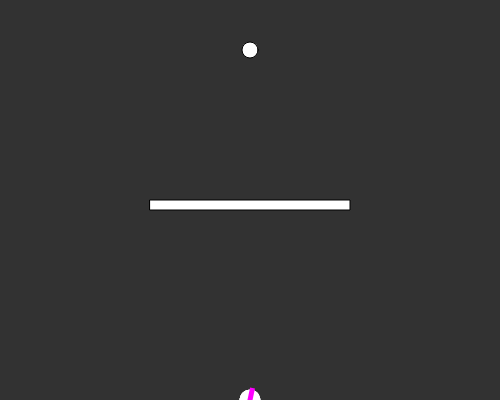
Frame 1 (no input)
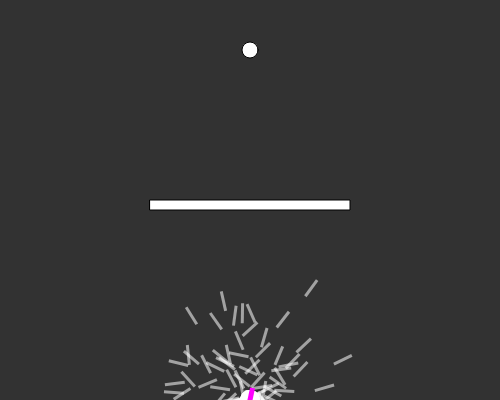
Frame 60 (no input)
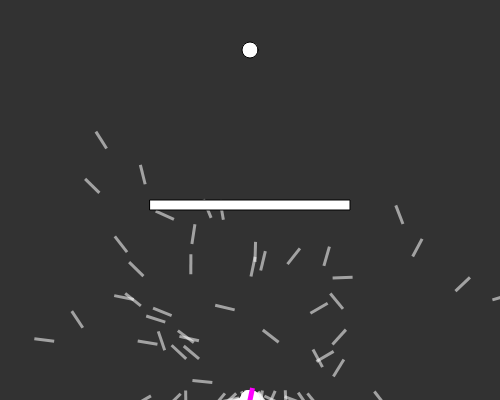
Frame 120 (the mouse pressed at the canvas centre since frame 60)

The p5.js sketch that drew these frames (run headless with seeded random() and noise() and a simulated clock; from frame 60 on, the mouse is pressed at the canvas centre):

// p5.js sketch
// ── sketch.js
var population;
var lifespan = 250;
var lifeP;
var count = 0;
var target;
var maxForce = 0.2;
var bestDNA;
var bestRocket;
var bestTime = Infinity;

var rx = 150;
var ry = 200;
var rw = 200;
var rh = 10;

function setup() {
	createCanvas(500, 400);
	population = new Population();
	lifeP = createP();
	target  = createVector(width/2, 50);
	bestDNA = new DNA();
	bestRocket = new Rocket(bestDNA);
}

function draw() {
	background(50);
	population.run();
	
	bestRocket.update();
	bestRocket.showHighlighted();

	lifeP.html("Best Time: " + bestTime);
	count++;

	if(count == lifespan){
		count = 0;
		//population = new Population();
		population.evaluate();
		population.selection();
		bestRocket = new Rocket(bestDNA);
	}

	fill(255);
	rect(rx,ry,rw,rh);

	ellipse(target.x, target.y, 16)
}


function Population(){
	this.rockets = [];
	this.popsize = 200;
	this.matingpool = [];

	for(var i = 0; i < this.popsize; i++){
		this.rockets[i] = new Rocket();
	}

	this.run = function(){
		for(var i = 0; i < this.popsize; i++){
			this.rockets[i].update();
			this.rockets[i].show();
		}
	}

	this.evaluate = function(){
		var maxfit = 0;
		for(var i = 0; i < this.popsize; i++){
			this.rockets[i].calcFitness();
			if(this.rockets[i].fitness > maxfit){
				maxfit = this.rockets[i].fitness;
				bestDNA = this.rockets[i].dna;
			}
		}
		createP(maxfit);

		for(var i = 0; i < this.popsize; i++){
			this.rockets[i].fitness /= maxfit;
		}

		this.matingpool = [];
		for(var i = 0; i < this.popsize; i++){
			var n = this.rockets[i].fitness * 100;
			for(var j = 0; j < n; j++)
				this.matingpool.push(this.rockets[i]);
		}

	}

	this.selection = function(){
		var newRockets = [];

		for(var i = 0; i < this.rockets.length; i++){
			var parentA = random(this.matingpool).dna;
			var parentB = random(this.matingpool).dna;
			var child = parentA.crossover(parentB);
			child.mutation();
			newRockets[i] = new Rocket(child)
		}
		this.rockets = newRockets;
	}
}



function DNA(genes){
	if(genes){
		this.genes = genes;
	}else{
		this.genes = []
		for(var i = 0; i < lifespan; i++){
			this.genes[i] = p5.Vector.random2D();
			this.genes[i].setMag(maxForce);
		}
	}
	

	this.crossover = function(partner){
		var newgenes = [];
		var mid = floor(random(this.genes.length));
		for(var i = 0; i < this.genes.length; i++){
			if(i > mid)
				newgenes[i] = this.genes[i];
			else
				newgenes[i] = partner.genes[i];
		}

		return new DNA(newgenes);
	}

	this.mutation = function(){
		for(var i = 0; i < this.genes.length; i++){
			if(random(1) < 0.025){
				this.genes[i] = p5.Vector.random2D();
				this.genes[i].setMag(maxForce);
			}
		}
	}
}




function Rocket(dna) {
	this.pos = createVector(width/2, height);
	this.vel = createVector();
	this.acc = createVector();
	this.fitness = 0;
	this.completed = false;
	this.crashed = false;
	this.time = 0;
	if(dna)
		this.dna = dna;
	else
		this.dna = new DNA();

	this.applyForce = function(force){
		this.acc.add(force);
	}

	this.update = function(){
		var d = dist(this.pos.x, this.pos.y, target.x, target.y)
		if(d < 10){
			this.completed = true;
			this.pos = target.copy();
			if(this.time == 0)
				this.time = count;
		}

		if(this.pos.x > rx && this.pos.x < rx + rw && this.pos.y > ry && this.pos.y < ry + rh){
			this.crashed = true;
			if(this.time == 0)
				this.time = count;
		}

		if(this.pos.x > width || this.pos.x < 0){
			this.crashed = true;
			if(this.time == 0)
				this.time = count;
		}

		if(this.pos.y > height || this.pos.y < 0){
			this.crashed = true;
			if(this.time == 0)
				this.time = count;
		}

		this.applyForce(this.dna.genes[count]);

		if(!this.completed && !this.crashed){
			this.vel.add(this.acc);
			this.pos.add(this.vel);
			this.acc.mult(0);	
		}
	}

	this.show = function(){
		push();
		noStroke();
		fill(255, 140);
		translate(this.pos.x, this.pos.y);
		rotate(this.vel.heading());
		rectMode(CENTER)
		rect(0,0,20,3);
		pop();
	}

	this.showHighlighted = function(){
		push();
		noStroke();
		fill(255,0,255,255);
		translate(this.pos.x, this.pos.y);
		rotate(this.vel.heading());
		rectMode(CENTER)
		rect(0,0,25,5);
		pop();
	}

	this.calcFitness = function(){
		var d = dist(this.pos.x, this.pos.y, target.x, target.y);
		this.fitness = Math.pow(map(d, 0, width, 100, 0),2);

		if(this.completed){
			if(this.time < bestTime){
				bestTime = this.time;
			}

			var multiplier = map(this.time, 0, lifespan, 25, 10);
			console.log(multiplier);
			this.fitness *= multiplier;
		}
			
		if(this.crashed){
			this.fitness /= d;
		}
	}
}
